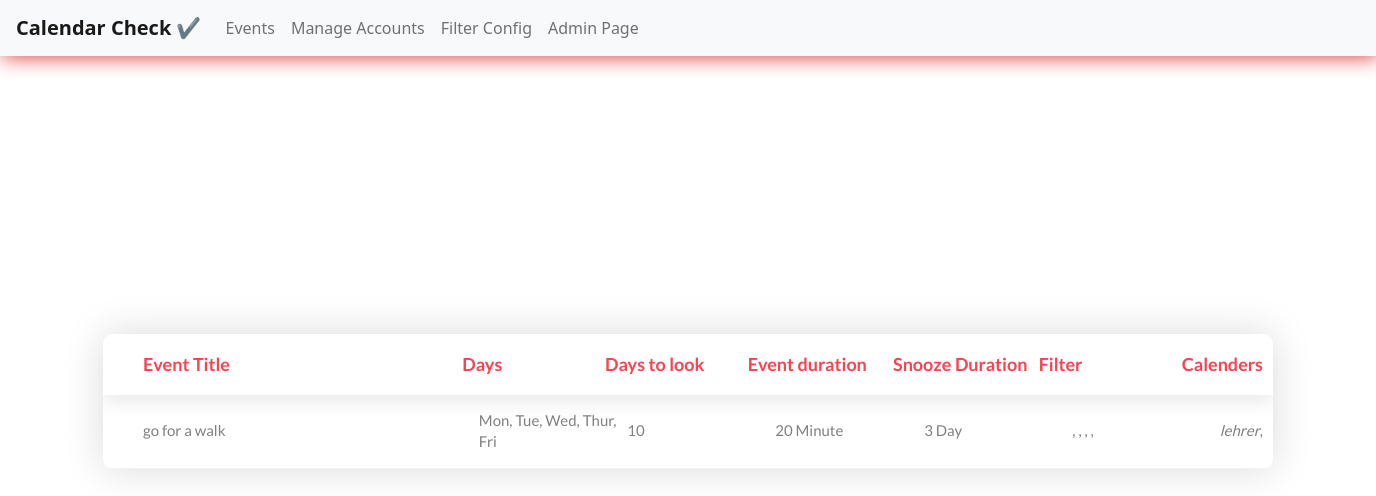
Before: / with the older database file.
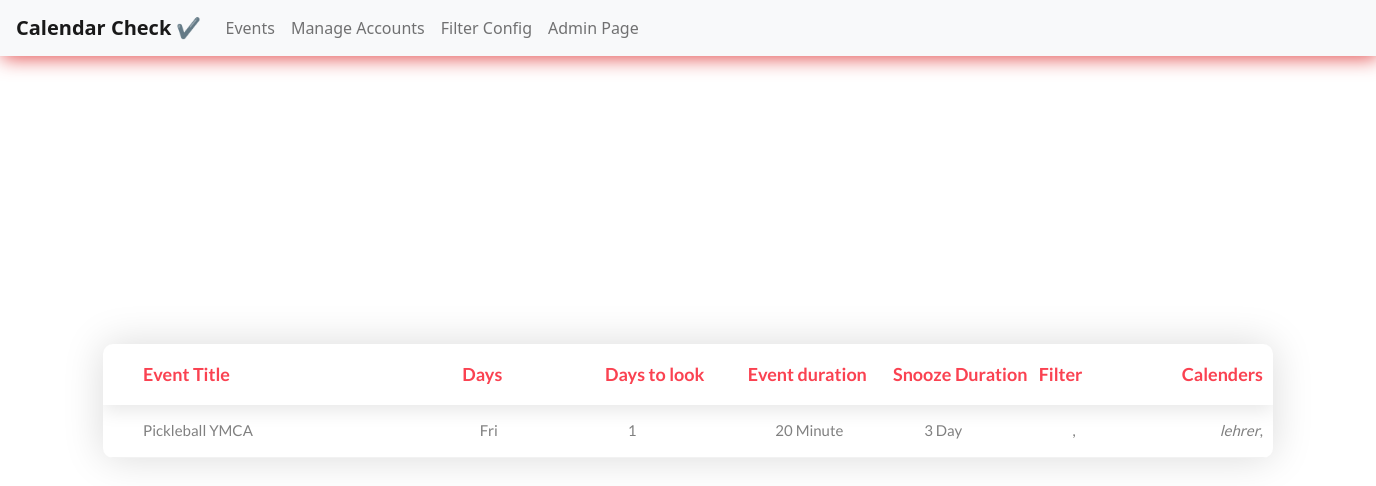
After: the same page with the newer database file.
### cal/models.py (models this page shows, shortened)
class EventDetails(models.Model):
    title = models.CharField(max_length=200, help_text = "Event Title")
    days_to_look = models.IntegerField(null=True, help_text = "Number of days to look")
    days = MultiSelectField(choices=day_choices, null=True, help_text = "Days to look at")
    free_event = models.BooleanField('include free events?', default=True)
    event_duration_type = models.CharField(max_length=100, choices=event_duration_choice, help_text = "Days / Hours / Minutes")
    event_duration = models.IntegerField()
    apply_snooze = models.BooleanField(default=True, help_text = "Apply snooze")
    snooze_type = models.CharField(max_length=100, choices=event_duration_choice, help_text = "Days / Hours / Minutes")
    snooze_duration = models.IntegerField(help_text = "Duration for the snooze")
    snooze_days = MultiSelectField(choices=day_choices, null=True, blank=True, help_text = "Snooze days (Optional)")
    filter = models.ManyToManyField(Filter, help_text = "Choose Filter(s)")
    calenders = models.ManyToManyField('Calenders', help_text = "Pick calendars to look into")
    class Meta:
        verbose_name_plural = "Event Details"

class Filter(models.Model):
    filter_detail = models.CharField('Filter Detail', max_length=300, null=True)
    keyword = models.CharField(max_length=30, choices=keyword)
    X1 = models.CharField('value to set(X1)', max_length=200, null=True, blank=True, help_text = "if Window is selected Please use 12-hour clock and X2 should be greater than X1")
    X2 = models.CharField('value to set(X2)', max_length=200, null=True, blank=True)
    class Meta:
        verbose_name_plural = "FIlters"

class Calenders(models.Model):
    name = models.CharField(null=True, blank=True, max_length=200)
    ide = models.CharField(max_length=400, null=True, blank=True)
    token_url = models.CharField(max_length=200, null=True, blank=True)
    title = models.CharField(max_length=200, null=True, blank=True)
    class Meta:
        verbose_name_plural = "Calenders"

### cal/views.py (the view)
# urls.py: path('', home, name='home'),
def home(request):
    events = EventDetails.objects.all()
    context = {'events': events}
    return render(request, 'cal/home.html', context)

### cal/templates/cal/home.html (shortened to what this page needs)
{% extends 'index.html' %}
{% load static %}
{% block content %}
<div class="limiter">
    <div class="container-table100">
        <div class="wrap-table100">
            <div class="table100 ver2 m-b-110">
                <div class="table100-head">
                    <table>
                        <thead>
                            <tr class="row100 head">
                                <th class="cell100 column1">Event Title</th>
                                <th class="cell100 column5">Days</th>
                                <th class="cell100 column2">Days to look</th>
                                <th class="cell100 column5">Event duration</th>
                                <th class="cell100 column5">Snooze Duration</th>
                                <th class="cell100 column5">Filter</th>
                                <th class="cell100 column5">Calenders</th>
                            </tr>
                        </thead>
                    </table>
                </div>
                <div class="table100-body js-pscroll">
                    <table>
                        <tbody>
                            {% for event in events %}
                            <tr class="row100 body">
                                <td class="cell100 column1">{{ event.title }}</td>
                                <td class="cell100 column5">{{ event.days }}</td>
                                <td class="cell100 column2">{{ event.days_to_look }}</td>
                                <td class="cell100 column5">{{ event.event_duration }} {{ event.event_duration_type }}</td>
                                <td class="cell100 column5">{{ event.snooze_duration }} {{ event.snooze_type }}</td>
                                <td class="cell100 column5">
                                    {% for fil in event.filter.all %}
                                    ,
                                    {% endfor %}
                                </td>
                                <td class="cell100 column5">
                                    {% for cal in event.calenders.all %}
                                    <i>{{ cal.name }}</i>,
                                    {% endfor %}
                                </td>
                            </tr>
                            {% endfor %}
                        </tbody>
                    </table>
                </div>
            </div>
        </div>
    </div>
</div>
{% endblock content %}

Changed rows visible on the page:
changed EventDetails "Minute": title "go for a walk" → "Pickleball YMCA"; days "Mon, Tue, Wed, Thur, Fri" → "Fri"; days_to_look "10" → "1"
